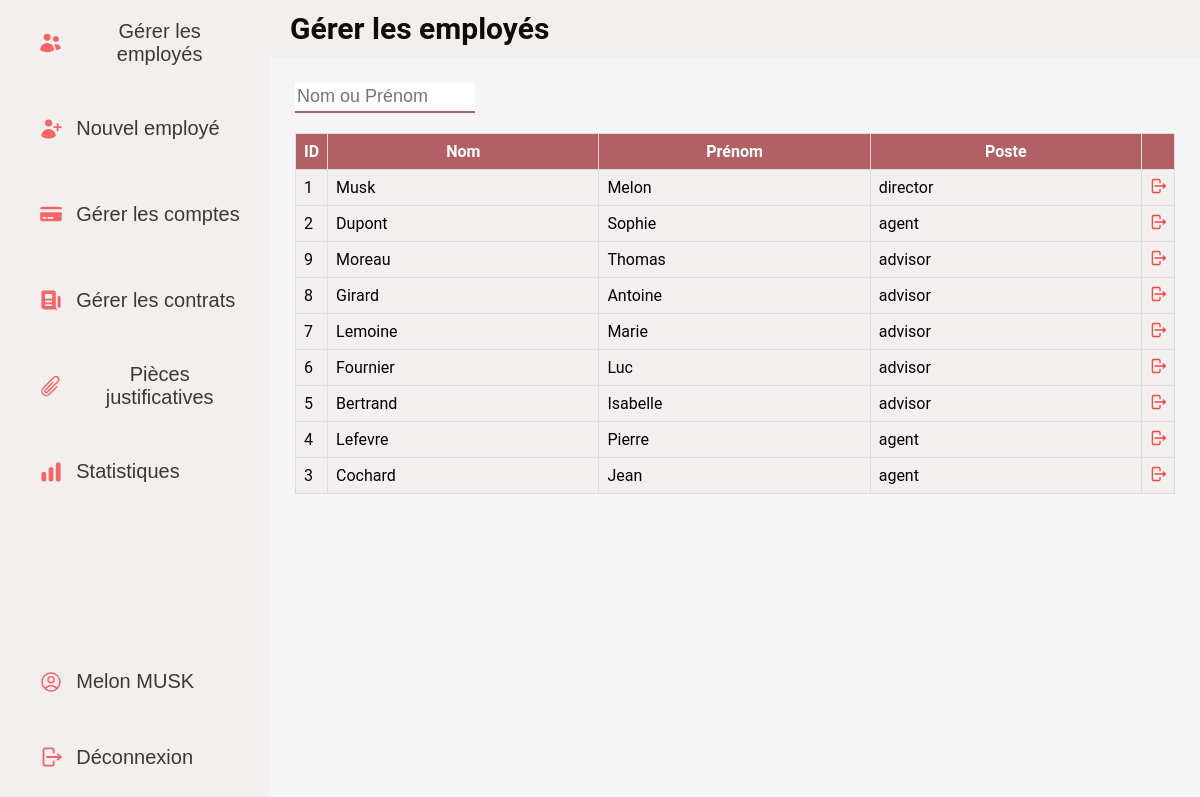
Screenshot of /src/index.php (signed in) with the database file from the repository.
### tables this page shows
CREATE TABLE `employe` (
  `NUMEMPLOYE` int(11) NOT NULL,
  `NOM` char(15) NOT NULL,
  `PRENOM` char(15) NOT NULL,
  `LOGIN` char(32) NOT NULL,
  `MDP` char(60) NOT NULL,
  `CATEGORIE` char(32) NOT NULL
);

### src/controller/controller.php (called while the page is built, shortened)
<?php
require_once 'view/view.php';
require_once 'model/employee.php';
require_once 'controller/router.php';
require_once 'model/employee.php';
function CtlDisplayPage() {
    displayRoute($_SESSION['currentPage']);
}

### src/index.php (called while the page is built)
<?php
require_once 'controller/front-controller.php';
    ?>

### src/model/employee.php (called while the page is built, shortened)
<?php
function getAllEmployees() {
    $connection = Connection::getInstance()->getConnection();
    $result = $connection->prepare('SELECT * FROM employe');
    $result->execute();
    $result->setFetchMode(PDO::FETCH_OBJ);
    $employees = $result->fetchAll();
    return $employees;
}

### src/view/components/employee-table-row.php (the view, shortened to what this page needs)
<tr>
    <td><?= $employee->NUMEMPLOYE ?></td>
    <td><?= $employee->NOM ?></td>
    <td><?= $employee->PRENOM ?></td>
    <td><?= $employee->CATEGORIE ?></td>
    <td>
        <button type="submit" name="submit-manage-employee" value="<?= $employee->NUMEMPLOYE ?>">
        </button>
    </td>
</tr>

### src/view/sidebars/sidebar-director.php (shortened to what this page needs)
<form action="<?php echo $_SERVER['PHP_SELF']; ?>" method="post">
    <button name="redirect-director-manage-employees" value="redirect-director-manage-employees">
        Gérer les employés
    </button>
    <button name="redirect-director-add-employee" value="redirect-director-add-employee">
        Nouvel employé
    </button>
    <button name="redirect-director-manage-account-types" value="redirect-director-manage-account-types">
        Gérer les comptes
    </button>
    <button name="redirect-director-manage-contract-types" value="redirect-director-manage-contract-types">
        Gérer les contrats
    </button>
    <button name="redirect-director-manage-documents" value="redirect-director-manage-documents">
        Pièces justificatives
    </button>
    <button name="redirect-director-see-stats" value="redirect-director-see-stats">
        Statistiques
    </button>
    <button name="my-infos" value="my-infos">
        <?= $_SESSION['loggedInUser']->PRENOM . ' ' . mb_strtoupper($_SESSION['loggedInUser']->NOM) ?>
    </button>
    <button name="logout" value="logout">
        Déconnexion
    </button>
</form>

### src/view/director/manage-employees.php (shortened to what this page needs)
<div id="manage-employees">
    <input type="text" onkeyup="liveSearch(this.value)" placeholder="Nom ou Prénom">
    <form action="<?php echo $_SERVER['PHP_SELF']; ?>" method="post">
        <table class="employee-table">
            <thead>
                <tr>
                    <th>ID</th>
                    <th>Nom</th>
                    <th>Prénom</th>
                    <th>Poste</th>
                    <th></th>
                </tr>
            </thead>
            <tbody id="all-employes-body">
                <?php foreach (getAllEmployees() as $employee) {
                    require 'view/components/employee-table-row.php';
                }?>
            </tbody>
        </table>
    </form>
</div>

### src/controller/front-controller.php (shortened to what this page needs)
<?php
require_once 'controller/controller.php';
if ($_SESSION['loggedIn'] == false) {
    CtlDisplayLoginPage();
} else {
    CtlDisplayPage();
}

### src/controller/router.php (shortened to what this page needs)
<?php
function displayRoute($routeName) {
    $roleName = explode('-', $routeName)[0];
    $viewName = array_slice(explode('-', $routeName), 1);
    $viewName = implode('-', $viewName);
    if ($roleName == "all") {
        $userRole = $_SESSION['loggedInUser']->CATEGORIE;
        display($userRole, "view/$viewName.php", getRouteTitle($routeName), getRouteAdditionalTitle());
    } else {
        display($roleName, "view/$roleName/$viewName.php", getRouteTitle($routeName), getRouteAdditionalTitle());
    }
}
function getRouteTitle($routeName) {
    switch($routeName) {
        case 'director-manage-employees':
            return "Gérer les employés";
    }
}
function getRouteAdditionalTitle() {
    if(isset($_SESSION['currentClient'])) {
        return $_SESSION['currentClient']->PRENOM.' '.strtoupper($_SESSION['currentClient']->NOM).' #'.$_SESSION['currentClient']->NUMCLIENT;
    } else {
        return null;
    }
}

### src/view/view.php (shortened to what this page needs)
<?php
function getPhpFile($file)
{
    include $file;
    return ob_get_clean();
}
function display($job, $viewFile, $title, $currentClient = null)
{
    switch ($job) {
        case 'director':
            $nav=getPhpFile("sidebars/sidebar-director.php");
            break;
    }
    $view = getPhpFile($viewFile);
    $head = '<h1>' . $title . '</h1>';
    require_once 'global-layout.php';
}

### src/view/global-layout.php (shortened to what this page needs)
<!DOCTYPE html>
<html lang="en">
    <head>
        <link rel="stylesheet" href="style/global-style.css">
        <link rel="stylesheet" href="style/stats-style.css">
        <link rel="stylesheet" href="style/new-client-style.css">
    </head>
    <body>
        <nav>
            <?= $nav ?>
        </nav>
        <div>
            <header>
                <?= $head ?>
            </header>
            <main>
                <?= $view ?>
            </main>
        </div>
    </body>
</html>

### src/style/global-style.css (style rules this page uses)
:root { --background-color: #f5f5f5; --text-color: #120909; --secondary-background-color: #f3efef; --primary-color: #b36064; --secondary-color: #d4c0a5; --accent-color: #f64343; }
* { box-sizing: border-box; }
body { display: flex; box-sizing: border-box; overflow: hidden; min-width: 100dvw; min-height: 100dvh; width: 100%; height: 100%; max-height: 100dvh; margin: 0; padding: 0; font-family: "Roboto", sans-serif; background-color: var(--background-color); }
body > div { flex: 4; display: flex; flex-direction: column; max-height: 100%; }
header { flex: 1; display: flex; flex-direction: row; justify-content: space-between; align-items: center; min-height: 40px; max-height: 80px; padding: 5px 15px; box-sizing: border-box; background-color: var(--secondary-background-color); color: var(--text-color); }
header h1 { font-size: 30px; font-weight: bold; margin: 5px; }
main { flex: 15; display: flex; padding: 15px; box-sizing: border-box; max-height: 100%; }
nav { flex: 1; min-width: 270px; background-color: var(--secondary-background-color); padding: 0; margin: 0; }
nav > form { display: flex; flex-direction: column; align-items: center; justify-content: flex-start; width: 100%; height: 100dvh; transition: 0.3s ease-in-out; }
nav button { display: flex; flex-direction: row; align-items: center; border: none; background-color: transparent; width: 85%; height: 65px; margin: max(8px, 1.3vh); font-size: 20px; font-weight: 500; cursor: pointer; color: var(--text-color); opacity: 80%; transition: all 0.2s ease; }
nav button > svg { margin: 13px; width: 24px; height: 24px; }
nav button:last-child { margin-top: 0px !important; }
svg { height: 18px; width: 20px; color: var(--accent-color); }
#manage-employees { width: 100%; height: 100%; display: flex; flex-direction: column; align-items: center; justify-content: flex-start; box-sizing: border-box; padding-bottom: 15px; }
#manage-employees form { flex: 1; overflow-y: auto; width: 100%; margin-bottom: 15px; padding: 10px; box-sizing: border-box; }
#manage-employees table { width: 100%; border-collapse: collapse; background-color: var(--secondary-background-color); }
#manage-employees th, #manage-employees td { border: 1px solid #ddd; padding: 8px; }
#manage-employees th { background-color: var(--primary-color); color: white; }
#manage-employees td > button { border: none; background-color: transparent; cursor: pointer; }
#manage-employees th { width: 31%; }
#manage-employees th:first-child { width: 27px !important; }
#manage-employees th:last-child { width: 18px !important; }
#manage-employees td:last-child { padding: 0; text-align: center; }
#manage-employees > input[type="text"] { align-self: flex-start; margin: 10px; width: 20%; height: 30px; font-size: large; border: none; border-bottom: 2px solid var(--primary-color); outline: none; }

### src/style/new-client-style.css (style rules this page uses)
:root { --background-color: #f5f5f5; --text-color: #120909; --secondary-background-color: #f3efef; --primary-color: #b36064; --secondary-color: #d4c0a5; --accent-color: #f64343; }

### rows the page displays
employe: NUMEMPLOYE "1", NOM "Musk", PRENOM "Melon", CATEGORIE "director"
employe: NUMEMPLOYE "2", NOM "Dupont", PRENOM "Sophie", CATEGORIE "agent"
employe: NUMEMPLOYE "9", NOM "Moreau", PRENOM "Thomas", CATEGORIE "advisor"
employe: NUMEMPLOYE "8", NOM "Girard", PRENOM "Antoine", CATEGORIE "advisor"
employe: NUMEMPLOYE "7", NOM "Lemoine", PRENOM "Marie", CATEGORIE "advisor"
employe: NUMEMPLOYE "6", NOM "Fournier", PRENOM "Luc", CATEGORIE "advisor"
employe: NUMEMPLOYE "5", NOM "Bertrand", PRENOM "Isabelle", CATEGORIE "advisor"
employe: NUMEMPLOYE "4", NOM "Lefevre", PRENOM "Pierre", CATEGORIE "agent"
employe: NUMEMPLOYE "3", NOM "Cochard", PRENOM "Jean", CATEGORIE "agent"

### other values shown
$_SESSION['loggedInUser']->PRENOM "Melon"
mb_strtoupper($_SESSION['loggedInUser']->NOM) "MUSK"
$title "Gérer les employés"
